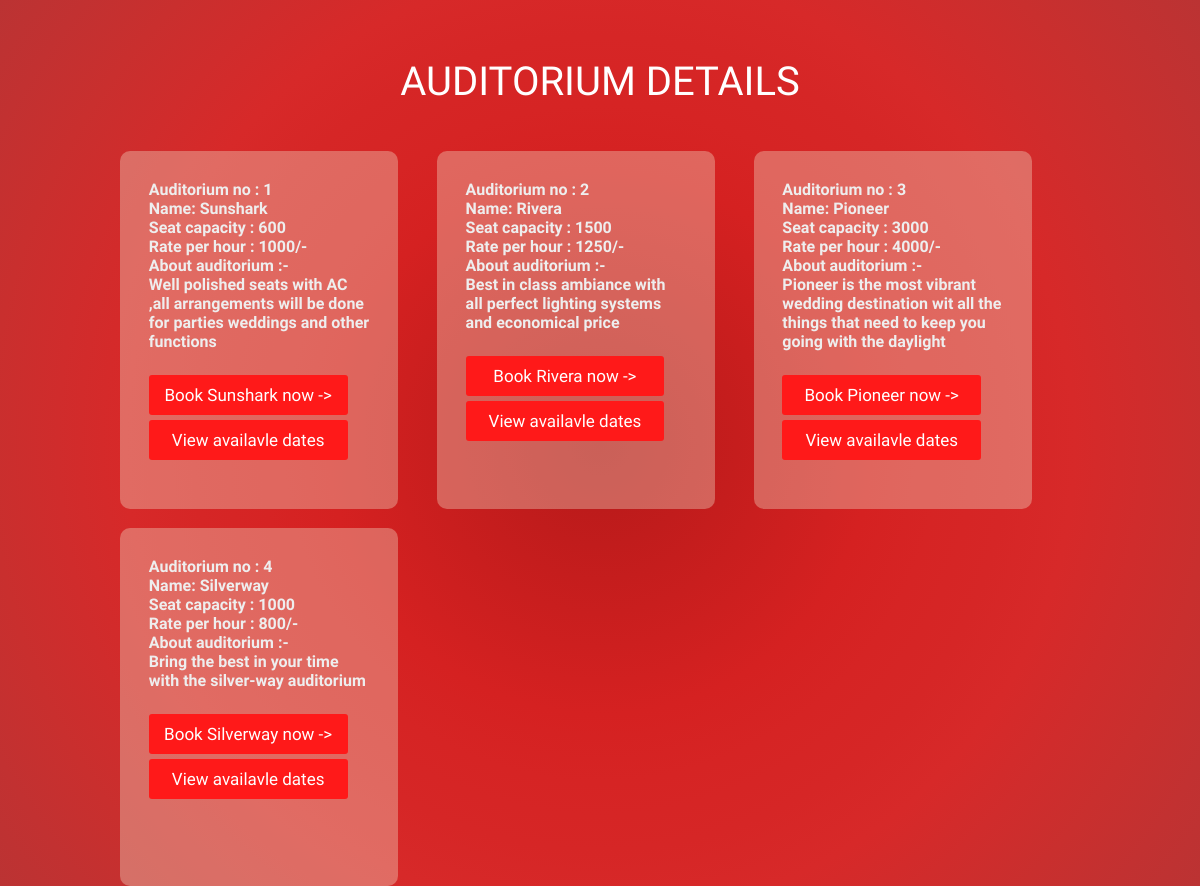
The page /Aud_view.php on the database its author committed.
### tables this page shows
CREATE TABLE `auditorium_details` (
  `Aud_ID` int(100) NOT NULL,
  `Aud_name` varchar(200) NOT NULL,
  `Aud_capacity` int(200) NOT NULL,
  `Aud_rate` varchar(100) NOT NULL,
  `Aud_about` varchar(500) NOT NULL
);

### Aud_view.php (the view, shortened to what this page needs)
<!DOCTYPE html>
<html>
<head>
    <link rel="stylesheet"  href="css/style.css">
</head>
<body>
	<div class="container">
		<center><h1 class="heading">AUDITORIUM DETAILS</h1></center>
		<?php
		include("connection.php");
            $sql = "select * from auditorium_details ";
            $result = mysqli_query($conn,$sql);
            if(mysqli_num_rows($result)>0){
                 while($row = mysqli_fetch_assoc($result)) {
                    print "<div class='container2'>";
                    echo "Auditorium no : "," ",$row["Aud_ID"],"<br>";
                    echo "Name: "," ",$row["Aud_name"],"<br>";
                    echo "Seat capacity : "," ",$row["Aud_capacity"],"<br>";
                    echo "Rate per hour : "," ",$row["Aud_rate"],"/-","<br>";
                    echo "About auditorium :- "," <br>",$row["Aud_about"],"<br>";
                    $Aud_ID = $row['Aud_ID'];
                    $Aud_name = $row['Aud_name'];
                    echo "<br>";
                    ?>
                    <button class="btn1" onclick="window.location.href='No_of_days.php?Aud_ID=<?php echo $Aud_ID ?>'" class="btn" >Book <?php echo  $Aud_name ?> now -> </button>
                    <button class="btn1" onclick="window.location.href='date_inc2.php?Aud_ID=<?php echo $Aud_ID ?>'" class="btn" >View availavle dates</button>
                    <?php
					print "</div>";
                 }
            }else{
                echo "No database available";
            }
        ?>
	</div>
</body>
</html>

### css/style.css (style rules this page uses)
body { background-image: radial-gradient(circle, #b51919, #bd1b1b, #c51d1d, #cd1f1f, #d52121, #d62424, #d62626, #d72929, #d02c2c, #c92f2e, #c23131, #bb3333); }
.container { padding: 2%; width: 960px; height: 600px; position: relative; margin:auto; }
.heading { font-family: 'Abel', sans-serif; color: white; font-size: 40px; font-weight: lighter; }

### Aud_view.php (style rules this page uses)
.container2 { font-family: 'Abel', sans-serif; color: #eeeeee; font-weight: bold; padding: 3%; float: left; width: 23%; left: 0%; right: 0%; margin-left: auto; margin-right: auto; border-radius: 10px; background: rgba(245, 245, 220, 0.32); margin-right: 4%; margin-top: 2%; min-height: 300px; }
.btn1 { background: #ff1919; width: 90%; border: 0; font-family: 'Abel', sans-serif,bold; font-size: 17px; color: #FFFFFF; padding: 10px; margin-top: 5px; border-top-left-radius: 3px; border-top-right-radius: 3px; border-bottom-left-radius: 3px; border-bottom-right-radius: 3px; }

### rows shown on the page
auditorium_details: Aud_ID "1", Aud_name "Sunshark", Aud_capacity "600", Aud_rate "1000", Aud_about "Well polished seats with AC ,all arrangements will be done for parties weddings and other functions"
auditorium_details: Aud_ID "2", Aud_name "Rivera", Aud_capacity "1500", Aud_rate "1250", Aud_about "Best in class ambiance with all perfect lighting systems and economical price"
auditorium_details: Aud_ID "3", Aud_name "Pioneer", Aud_capacity "3000", Aud_rate "4000", Aud_about "Pioneer is the most vibrant wedding destination wit all the things that need to keep you going with the daylight"
auditorium_details: Aud_ID "4", Aud_name "Silverway", Aud_capacity "1000", Aud_rate "800", Aud_about "Bring the best in your time with the silver-way auditorium"
